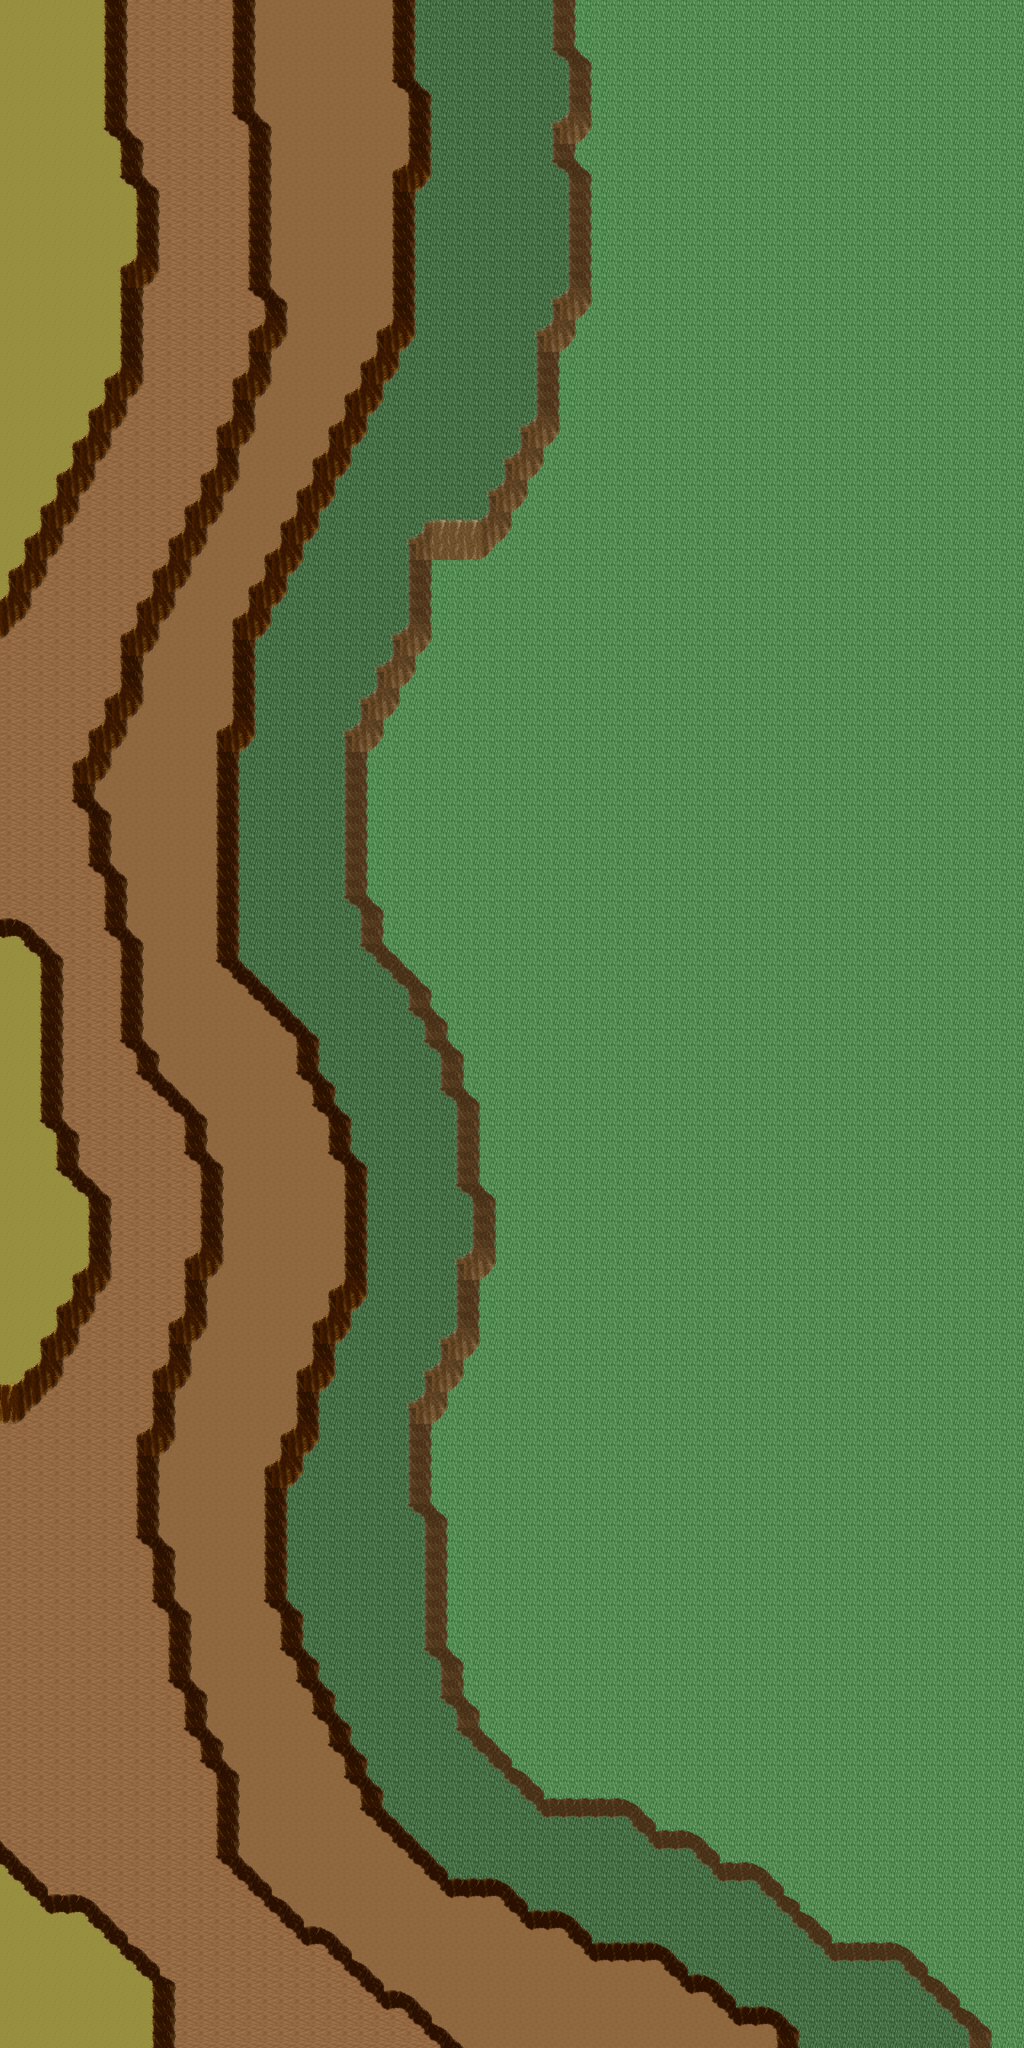

The image is a tile-based game level rendered from a .tmx file. Its description and source (layers, tilesets, objects; grid data summarised) follow:
An orthogonal 64x128 tile map with 32x32 px tiles, 8 tile layers (0_floor, 1_terrain, 2_object, 3_roof, ...), 5 tilesets.

<map version="1.0" orientation="orthogonal" renderorder="right-down" width="64" height="128" tilewidth="32" tileheight="32" nextobjectid="1">
 <tileset firstgid="1" name="collision" tilewidth="32" tileheight="32">
  <image source="../../tileset/logic/collision.png" width="32" height="32" />
 </tileset>
 <tileset firstgid="2" name="ground" tilewidth="32" tileheight="32">
  <image source="../../tileset/ground/ground.png" width="96" height="352" />
 </tileset>
 <tileset firstgid="35" name="earth_pale" tilewidth="32" tileheight="32">
  <image source="../../tileset/ground/ridge/earth_pale.png" width="384" height="256" />
 </tileset>
 <tileset firstgid="131" name="earth_dark" tilewidth="32" tileheight="32">
  <image source="../../tileset/ground/ridge/earth_dark.png" width="384" height="256" />
 </tileset>
 <tileset firstgid="227" name="desert" tilewidth="32" tileheight="32">
  <image source="../../tileset/terrain/desert.png" width="256" height="352" />
 </tileset>
 <layer name="0_floor" width="64" height="128">
  <data>[8192 cells, 8192 non-empty, 5 distinct tile ids]</data>
 </layer>
 <layer name="1_terrain" width="64" height="128">
  <data>[8192 cells, 1253 non-empty, 36 distinct tile ids]</data>
 </layer>
 <layer name="2_object" width="64" height="128">
  <data>[8192 cells, 0 non-empty, 0 distinct tile ids]</data>
 </layer>
 <layer name="3_roof" width="64" height="128">
  <data>[8192 cells, 0 non-empty, 0 distinct tile ids]</data>
 </layer>
 <layer name="4_roof_add" width="64" height="128">
  <data>[8192 cells, 0 non-empty, 0 distinct tile ids]</data>
 </layer>
 <layer name="objects" width="64" height="128">
  <data>[8192 cells, 0 non-empty, 0 distinct tile ids]</data>
 </layer>
 <layer name="collision" width="64" height="128">
  <data>[8192 cells, 0 non-empty, 0 distinct tile ids]</data>
 </layer>
 <layer name="protection" width="64" height="128">
  <data>[8192 cells, 0 non-empty, 0 distinct tile ids]</data>
 </layer>
</map>
